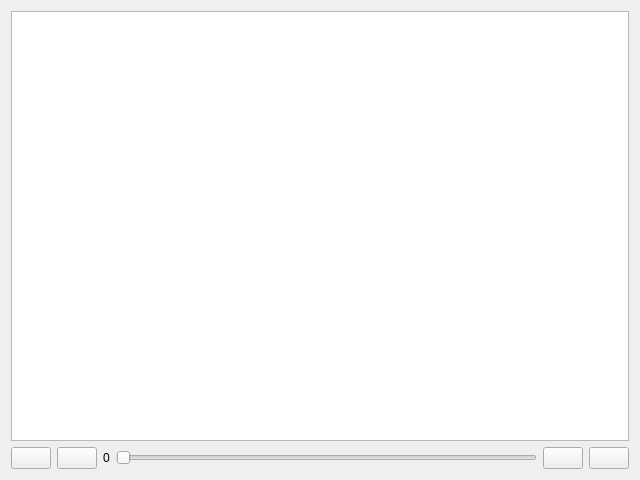
<?xml version="1.0" encoding="UTF-8"?>
<ui version="4.0">
 <class>WidgetStrainVideo</class>
 <widget class="QWidget" name="WidgetStrainVideo">
  <property name="geometry">
   <rect>
    <x>0</x>
    <y>0</y>
    <width>640</width>
    <height>480</height>
   </rect>
  </property>
  <property name="windowTitle">
   <string>Form</string>
  </property>
  <layout class="QVBoxLayout" name="verticalLayout">
   <item>
    <widget class="WidgetResult" name="widgetResult"/>
   </item>
   <item>
    <layout class="QHBoxLayout" name="horizontalLayout">
     <item>
      <widget class="QPushButton" name="btnPrevBeat">
       <property name="text">
        <string/>
       </property>
       <property name="icon">
        <iconset resource="resources.qrc">
         <normaloff>:/icons/icons/resultset_first.png</normaloff>:/icons/icons/resultset_first.png</iconset>
       </property>
       <property name="iconSize">
        <size>
         <width>16</width>
         <height>16</height>
        </size>
       </property>
      </widget>
     </item>
     <item>
      <widget class="QPushButton" name="btnPrev">
       <property name="text">
        <string/>
       </property>
       <property name="icon">
        <iconset resource="resources.qrc">
         <normaloff>:/icons/icons/resultset_previous.png</normaloff>:/icons/icons/resultset_previous.png</iconset>
       </property>
       <property name="iconSize">
        <size>
         <width>16</width>
         <height>16</height>
        </size>
       </property>
      </widget>
     </item>
     <item>
      <widget class="QLabel" name="lblIndex">
       <property name="text">
        <string>0</string>
       </property>
      </widget>
     </item>
     <item>
      <widget class="QSlider" name="horizontalSlider">
       <property name="orientation">
        <enum>Qt::Horizontal</enum>
       </property>
      </widget>
     </item>
     <item>
      <widget class="QPushButton" name="btnNext">
       <property name="text">
        <string/>
       </property>
       <property name="icon">
        <iconset resource="resources.qrc">
         <normaloff>:/icons/icons/resultset_next.png</normaloff>:/icons/icons/resultset_next.png</iconset>
       </property>
       <property name="iconSize">
        <size>
         <width>16</width>
         <height>16</height>
        </size>
       </property>
      </widget>
     </item>
     <item>
      <widget class="QPushButton" name="btnNextBeat">
       <property name="text">
        <string/>
       </property>
       <property name="icon">
        <iconset resource="resources.qrc">
         <normaloff>:/icons/icons/resultset_last.png</normaloff>:/icons/icons/resultset_last.png</iconset>
       </property>
       <property name="iconSize">
        <size>
         <width>16</width>
         <height>16</height>
        </size>
       </property>
      </widget>
     </item>
    </layout>
   </item>
  </layout>
 </widget>
 <customwidgets>
  <customwidget>
   <class>WidgetResult</class>
   <extends>QGraphicsView</extends>
   <header>widgetresult.h</header>
   <container>1</container>
  </customwidget>
 </customwidgets>
 <resources>
  <include location="resources.qrc"/>
 </resources>
 <connections>
  <connection>
   <sender>horizontalSlider</sender>
   <signal>valueChanged(int)</signal>
   <receiver>WidgetStrainVideo</receiver>
   <slot>display(int)</slot>
   <hints>
    <hint type="sourcelabel">
     <x>174</x>
     <y>467</y>
    </hint>
    <hint type="destinationlabel">
     <x>5</x>
     <y>398</y>
    </hint>
   </hints>
  </connection>
 </connections>
 <slots>
  <slot>display(int)</slot>
 </slots>
</ui>
